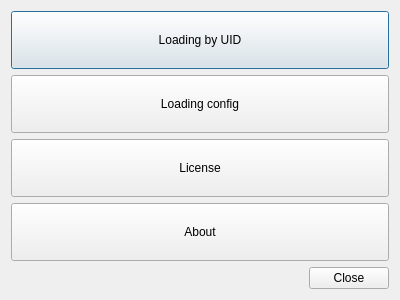
<?xml version="1.0" encoding="UTF-8"?>
<ui version="4.0">
 <class>HelpDialog</class>
 <widget class="QDialog" name="HelpDialog">
  <property name="geometry">
   <rect>
    <x>0</x>
    <y>0</y>
    <width>400</width>
    <height>300</height>
   </rect>
  </property>
  <property name="windowTitle">
   <string>Help me with...</string>
  </property>
  <layout class="QVBoxLayout" name="verticalLayout">
   <item>
    <widget class="QPushButton" name="uidButton">
     <property name="sizePolicy">
      <sizepolicy hsizetype="Minimum" vsizetype="MinimumExpanding">
       <horstretch>0</horstretch>
       <verstretch>0</verstretch>
      </sizepolicy>
     </property>
     <property name="text">
      <string>Loading by UID</string>
     </property>
    </widget>
   </item>
   <item>
    <widget class="QPushButton" name="configButton">
     <property name="sizePolicy">
      <sizepolicy hsizetype="Minimum" vsizetype="MinimumExpanding">
       <horstretch>0</horstretch>
       <verstretch>0</verstretch>
      </sizepolicy>
     </property>
     <property name="text">
      <string>Loading config</string>
     </property>
    </widget>
   </item>
   <item>
    <widget class="QPushButton" name="licenseButton">
     <property name="sizePolicy">
      <sizepolicy hsizetype="Minimum" vsizetype="MinimumExpanding">
       <horstretch>0</horstretch>
       <verstretch>0</verstretch>
      </sizepolicy>
     </property>
     <property name="text">
      <string>License</string>
     </property>
    </widget>
   </item>
   <item>
    <widget class="QPushButton" name="aboutButton">
     <property name="sizePolicy">
      <sizepolicy hsizetype="Minimum" vsizetype="MinimumExpanding">
       <horstretch>0</horstretch>
       <verstretch>0</verstretch>
      </sizepolicy>
     </property>
     <property name="text">
      <string>About</string>
     </property>
    </widget>
   </item>
   <item>
    <widget class="QDialogButtonBox" name="buttonBox">
     <property name="orientation">
      <enum>Qt::Horizontal</enum>
     </property>
     <property name="standardButtons">
      <set>QDialogButtonBox::Close</set>
     </property>
    </widget>
   </item>
  </layout>
 </widget>
 <resources/>
 <connections>
  <connection>
   <sender>buttonBox</sender>
   <signal>accepted()</signal>
   <receiver>HelpDialog</receiver>
   <slot>accept()</slot>
   <hints>
    <hint type="sourcelabel">
     <x>248</x>
     <y>254</y>
    </hint>
    <hint type="destinationlabel">
     <x>157</x>
     <y>274</y>
    </hint>
   </hints>
  </connection>
  <connection>
   <sender>buttonBox</sender>
   <signal>rejected()</signal>
   <receiver>HelpDialog</receiver>
   <slot>reject()</slot>
   <hints>
    <hint type="sourcelabel">
     <x>316</x>
     <y>260</y>
    </hint>
    <hint type="destinationlabel">
     <x>286</x>
     <y>274</y>
    </hint>
   </hints>
  </connection>
 </connections>
</ui>
